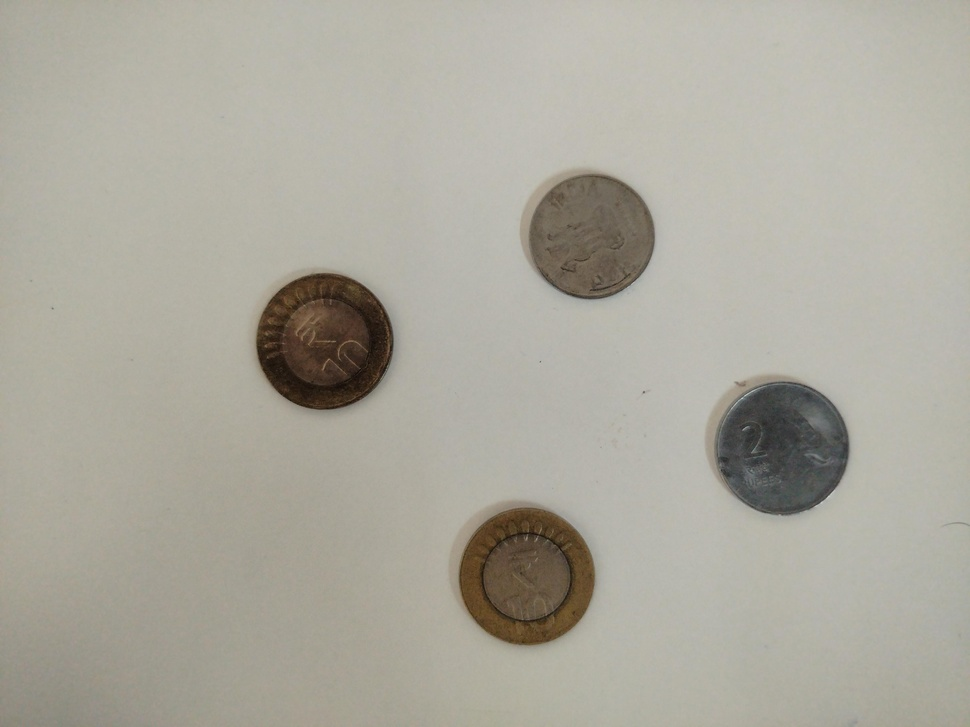
#> input picture part-1/input_images/IMG20250302134045_BURST002.jpg, 970 x 727 px, shrunk from 4000 x 3000 before the run
$ python coin_detector.py
#> lines starting #> are read from the running program, lines starting #| are printed output that depends on the picture; after the words box and inside, x2 and y2 are one past the last pixel; in counts of white or black regions, pixels touching at a corner belong together
import cv2
import numpy as np
import random

# Load and preprocess image
image = cv2.imread("input_images/IMG20250302134045_BURST002.jpg")
#> image is the input picture: shape (727, 970, 3); mean B, G, R 157.5, 168.7, 171.6
seg = image.copy()
gray = cv2.cvtColor(image, cv2.COLOR_BGR2GRAY)
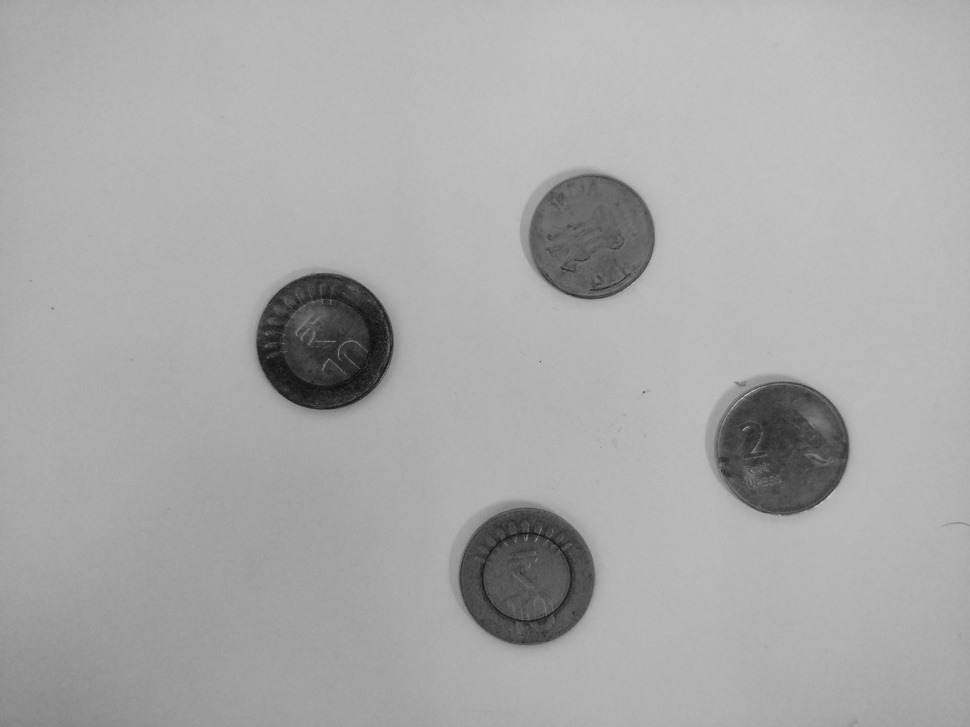
#> gray: shape (727, 970); min 13, max 202, mean 168.2
#applying histogram equivalization
# gray = cv2.equalizeHist(gray)
# cv2.imwrite("histo.jpg", gray)
blurred = cv2.GaussianBlur(gray, (5, 5), 2)
#cv2.imwrite("Gaussianblurred.jpg", blurred)
_, binary = cv2.threshold(gray, 130, 255, cv2.THRESH_BINARY)    #making the image binary
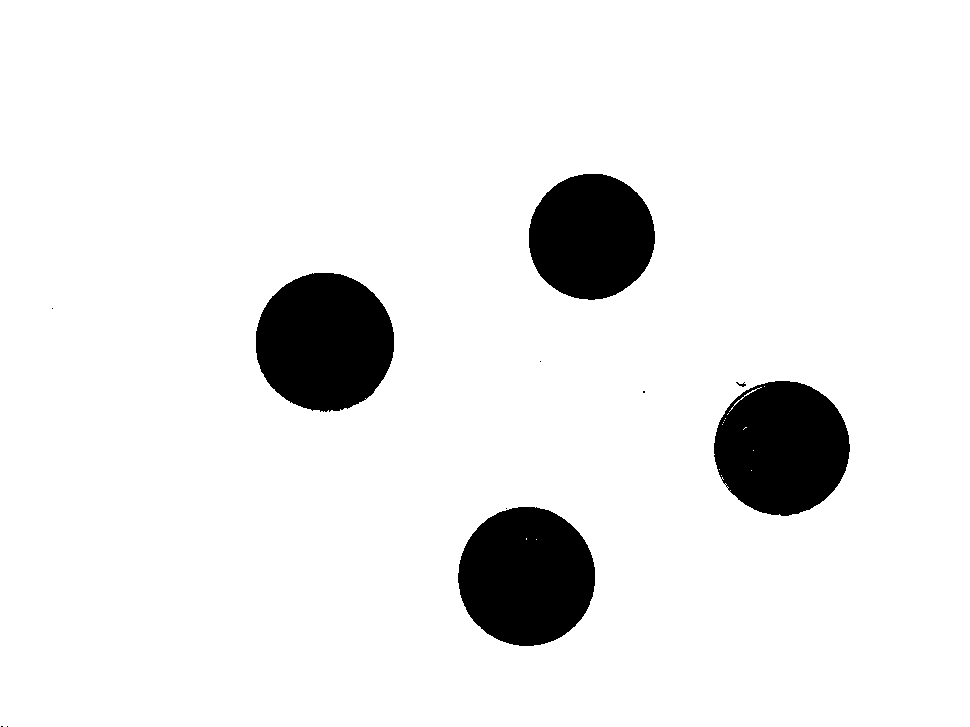
#> binary: shape (727, 970); 92% white; 11 black regions (6 under 20 px), largest, box (x1, y1, x2, y2) and area: (256, 273, 394, 412) 15071, (458, 507, 595, 646) 14917, (714, 381, 850, 516) 14205, (529, 174, 655, 300) 12454, (736, 382, 746, 387) 23
#cv2.imwrite("output_images/binary.jpg", binary)

#edge detection using canny edge detector
edges = cv2.Canny(binary, 50, 150)
#> edges: shape (727, 970); 0.28% white in thin lines or dots, all inside (x1, y1, x2, y2) = (1, 173, 850, 727)
#cv2.imwrite("edgescanny.jpg", edges)
kernel = np.ones((3,3), np.uint8)
edges = cv2.dilate(edges, kernel, iterations=3)    # Apply dilation to strengthen edges and close small gaps
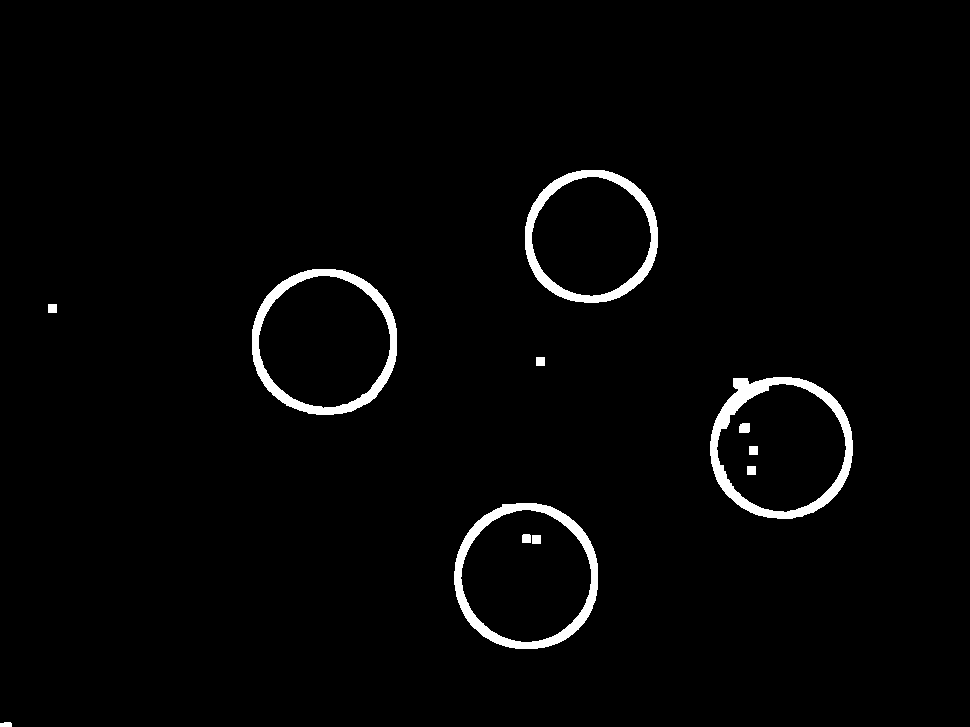
#> edges: shape (727, 970); 2.2% white; 12 white regions
#cv2.imwrite("edgesdia.jpg", edges)

coin_count =0

# Find contours
contours, _ = cv2.findContours(edges, cv2.RETR_EXTERNAL, cv2.CHAIN_APPROX_SIMPLE)
#> contours = 7 contours; box (x1, y1, x2, y2) and area: (252, 269, 397, 415) 16814, (454, 503, 598, 649) 16652, (710, 377, 853, 519) 16112, (525, 170, 658, 303) 14028, (536, 357, 545, 366) 64, (48, 304, 57, 313) 64, (0, 722, 12, 727) 40
# [10 lines of commented-out code are left out]

for  contour in contours:
    perimeter = cv2.arcLength(contour, True)
    area = cv2.contourArea(contour)

    if perimeter == 0:  # Avoid division by zero
        continue

    # Compute circularity
    circularity = (4 * np.pi * area) / (perimeter ** 2)

    # Check if contour is a valid coin(adjusted thresholds)
    if  area> 500 and 0.7 < circularity < 1.2:
        coin_count += 1
        cv2.drawContours(image, [contour], -1, (0, 255, 0), 5)  # Draw outline

        cv2.drawContours(seg, [contour], -1, (random.randint(0, 255),random.randint(0, 255),random.randint(0, 255)), -1)  # Fill segmented coin
#> this loop made 7 passes
#> (perimeter, area, circularity) on passes 1, 2, 3, 6, 7: (28.83, 40, 0.605), (483.4, 16652, 0.895), (495.4, 16112, 0.825), (486, 16814.5, 0.894), (443.1, 14028.5, 0.898)
#> (contour, perimeter, area, circularity) on passes 4 to 5: ([[536, 357], [536, 365], [544, 365], [544, 357]], 32, 64, 0.785), ([[48, 304], [48, 312], [56, 312], [56, 304]], 32, 64, 0.785)
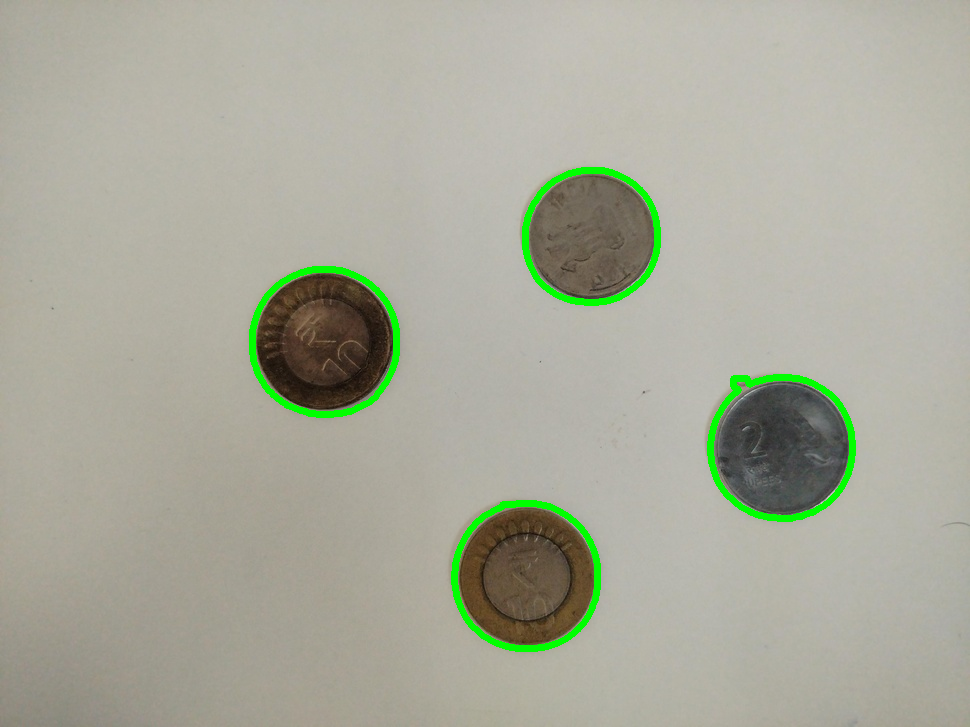
#> image: shape (727, 970, 3); 1.7% of pixels changed, all inside (x1, y1, x2, y2) = (249, 167, 856, 652)
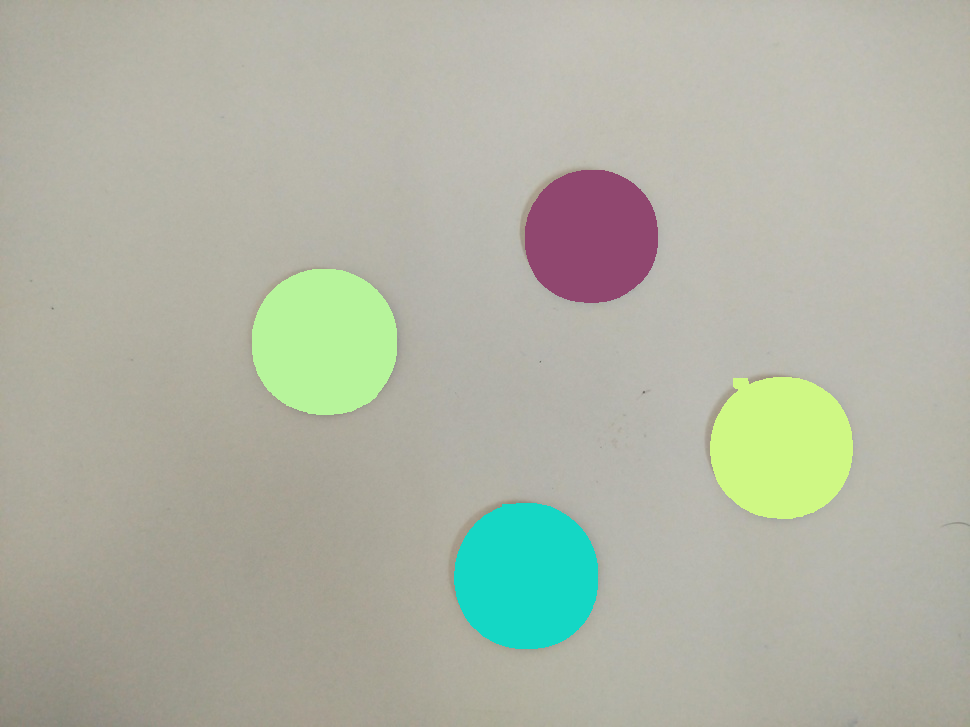
#> seg: shape (727, 970, 3); 9.14% of pixels changed, all inside (x1, y1, x2, y2) = (252, 170, 853, 649)
#> after the loop, coin_count = 4
        # color = generate_bright_color()


# Display count on image
height, width = image.shape[:2]
#> height = 727; width = 970
cv2.putText(image, f"Total Coins: {coin_count}", (50, height - 50),
            cv2.FONT_HERSHEY_SIMPLEX, 6, (0, 0, 255), 8)
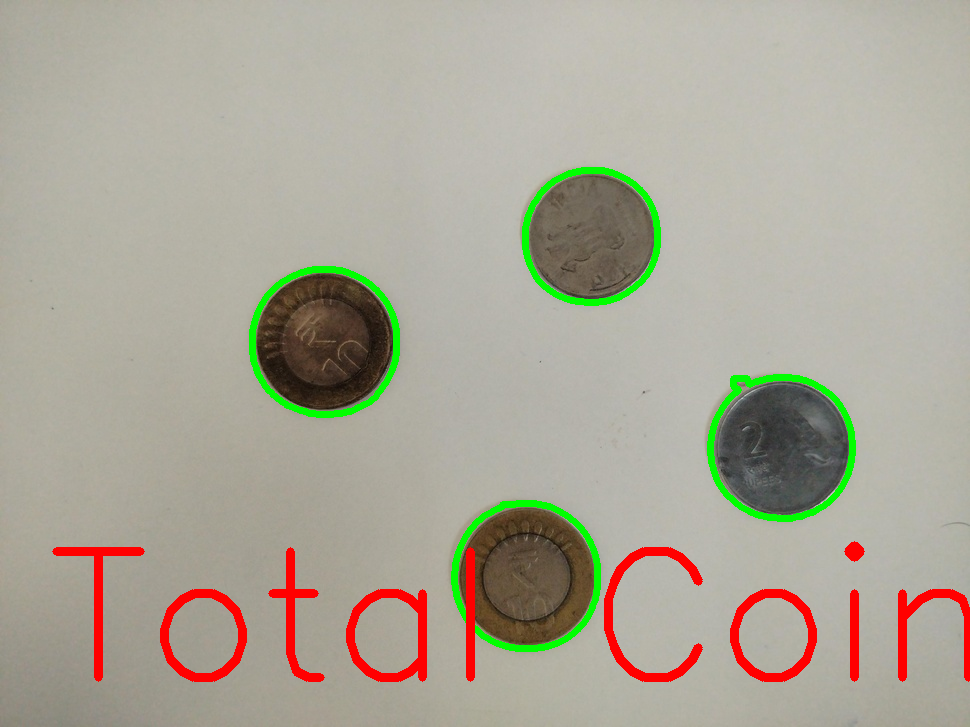
#> image: shape (727, 970, 3); 2.51% of pixels changed, all inside (x1, y1, x2, y2) = (52, 541, 970, 682)

cv2.imwrite("output_images/detected_coins.jpg", image)
#cv2.imwrite("output_images/edges.jpg", edges)
cv2.imwrite("output_images/segmented_coins.jpg", seg)


#print("Results saved successfully!")
cv2.destroyAllWindows()

print(f"Total Number of Coins: {coin_count}")
#| Total Number of Coins: 4
